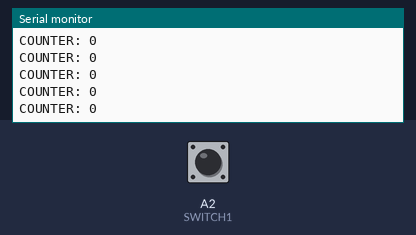
Simulated run of this sketch. Board: Arduino Uno, built with avr-gcc and run on an emulated ATmega328P. Parts: the last lines printed to the serial monitor. The test bench sets the inputs (shaded band); at power-on: A2 (SWITCH1) HIGH.

Above: at 1.2 s.
1.3 s: A2 (SWITCH1) pulled LOW for 0.15 s
At 2.0 s:
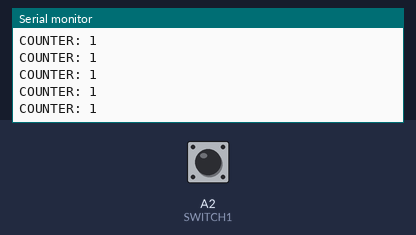
2.9 s: A2 (SWITCH1) pulled LOW for 1 s
At 3.7 s:
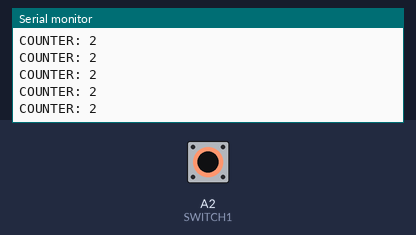
6.9 s: A2 (SWITCH1) pulled LOW for 0.15 s
At 7.9 s:
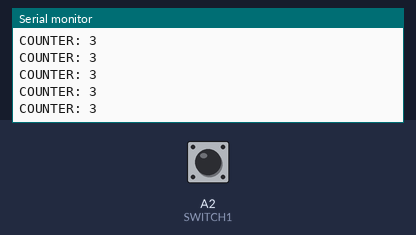
Timing chart, 0 to 9.9 s (numbered marks = the images above; inputs shaded):
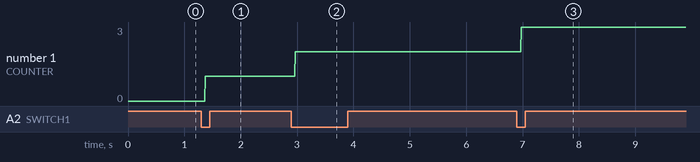

The sketch:

Arduino_Switchs_Counters.ino
```cpp
#define SWITCH1 A2 // กำหนดขา

int counter = 0;
int Last_sate_sw;

void setup() {
  // put your setup code here, to run once:
  Serial.begin(9600);
  pinMode(SWITCH1, INPUT_PULLUP);
  digitalWrite(SWITCH1, HIGH);
}

void loop() {
  // put your main code here, to run repeatedly:
  if (digitalRead(SWITCH1) == 0 && Last_sate_sw == 1) {
    counter += 1;
    if (counter == 100) { // กำหนดค่าสูงสุดว่าเอาเท่าไหร่ เช่น สูงสุดไปเรื่อยๆ จนถึง 100
      counter = 0;
    }
  }
  Last_sate_sw = digitalRead(SWITCH1);
  Serial.println("COUNTER: " + String(counter));
}
```

Measured:
- after the input at 1.3 s, the serial monitor: prints a new line after 0.07 s (image 1)
- after the input at 2.9 s, the serial monitor: prints a new line after 0.07 s (image 2)
- after the input at 6.9 s, the serial monitor: prints a new line after 0.08 s (image 3)
- plotted number 1: 0 → 1 after the input at 1.3 s, 1 → 2 after the input at 2.9 s, 2 → 3 after the input at 6.9 s
